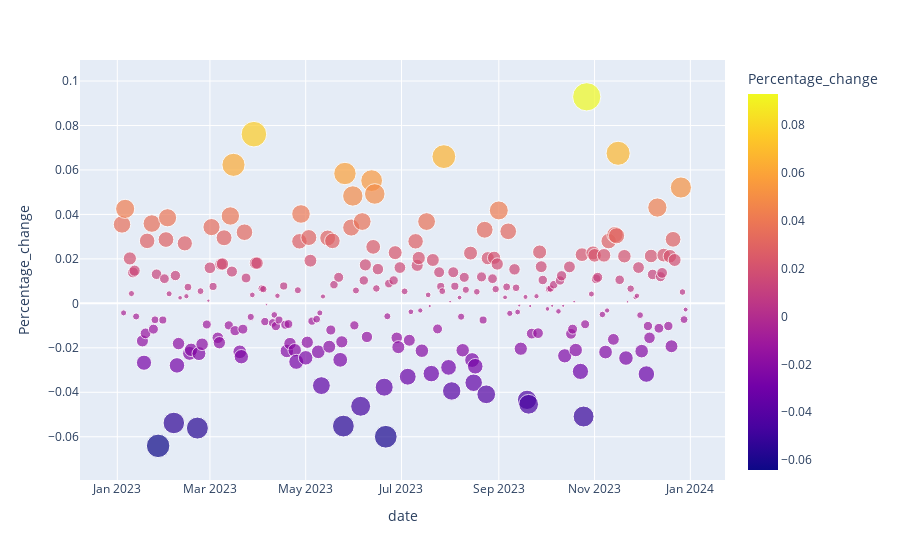

Notebook code cell kept with this figure:
### Code cell
bubble(Intel).show()

### Figure 1 — Plotly figure (JSON) as saved in the notebook; plotly's stock layout.template omitted (floating-point values rounded to 4 significant figures; data arrays with more than 128 entries replaced by an {"elided": "..."} marker saying what was removed)
{"data": [{"hovertemplate": "date=%{x}<br>Percentage_change=%{marker.color}<br>size=%{marker.size}<extra></extra>", "legendgroup": "", "marker": {"color": {"elided": "249 float values"}, "coloraxis": "coloraxis", "size": {"elided": "249 float values"}, "sizemode": "area", "sizeref": 0.0002322, "symbol": "circle"}, "mode": "markers", "name": "", "orientation": "v", "showlegend": false, "type": "scatter", "x": {"elided": "249 str values"}, "xaxis": "x", "y": {"elided": "249 float values"}, "yaxis": "y"}], "layout": {"coloraxis": {"colorbar": {"title": {"text": "Percentage_change"}}, "colorscale": [[0, "#0d0887"], [0.1111, "#46039f"], [0.2222, "#7201a8"], [0.3333, "#9c179e"], [0.4444, "#bd3786"], [0.5556, "#d8576b"], [0.6667, "#ed7953"], [0.7778, "#fb9f3a"], [0.8889, "#fdca26"], [1, "#f0f921"]]}, "legend": {"itemsizing": "constant", "tracegroupgap": 0}, "margin": {"t": 60}, "xaxis": {"anchor": "y", "domain": [0, 1], "title": {"text": "date"}}, "yaxis": {"anchor": "x", "domain": [0, 1], "title": {"text": "Percentage_change"}}}}
